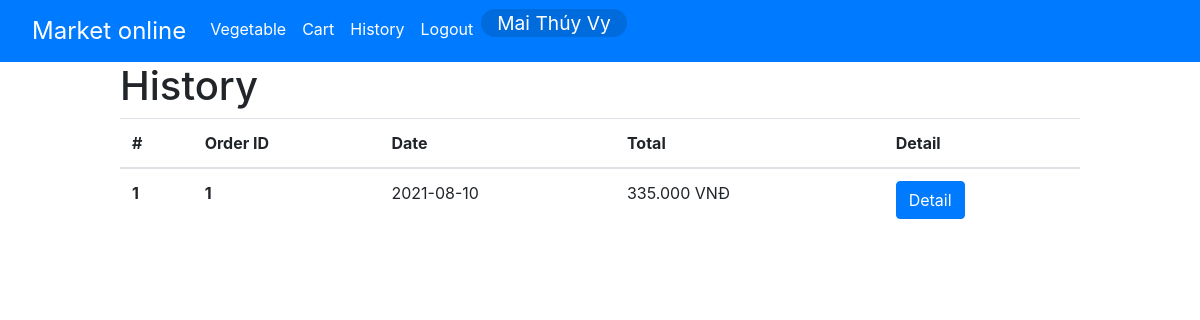
The page /cart/history.php (signed in) on the database its author committed.
### tables this page shows
CREATE TABLE `orders` (
  `OrderID` int(10) UNSIGNED NOT NULL,
  `CustomerID` int(10) NOT NULL,
  `Date` date NOT NULL,
  `Total` float NOT NULL,
  `Note` text
);

### connection.php (called while the page is built)
<?php
function getConnection(){
    $dbhost = "localhost";
    $dbuser = "root";
    $dbpass = "123456";
    $db = "market";
    $conn = new mysqli($dbhost, $dbuser, $dbpass, $db) or die("Connect failed: %s\n" . $conn->error);
    mysqli_query($conn,"set names 'utf8'");
    return $conn;
}
?>

### class/order.php (called while the page is built, shortened)
<?php
class order
{
    function getAllOrder($cusID)
    {
        $qry = "SELECT * FROM `orders` WHERE `CustomerID` = $cusID";
        return getDataFromResultSet(mysqli_query(getConnection(),$qry));
    }
}
?>

### otherFunc.php (called while the page is built, shortened)
<?php
function convertToMoney($number)
{
    $i = strlen($number) - 1;
    $result =  "";
    while ($i >= 0) {
        while ($i - 3 >= 0) {
            $result = "." . substr($number, $i - 2, 3) . $result;
            $i -= 3;
        }
        if ($i >= 0) {
            $result =  substr($number, 0, $i + 1) . $result;
            break;
        }
    }
    return $result;
}
function getDataFromResultSet($rs)
{
    if (mysqli_num_rows($rs) <= 0) {
        return array();
    } else {
        while ($row = mysqli_fetch_assoc($rs)) {
            $data[] = $row;
        }
    }
    return $data;
}
?>

### cart/history.php (the view, shortened to what this page needs)
<?php
include_once('../otherFunc.php');
include_once('../connection.php');
include_once('../class/order.php');
?>
<!DOCTYPE html>
<html lang="en">
<head>
    <link rel="stylesheet" href="../css/bootstrap.css">
    <link rel="stylesheet" href="../css/mystyle.css">
</head>
<body>
    <?php include_once('../submenu.php');?>
    <div style="width: 80%;margin-left: 10%;">
        <h1>History</h1>
        <table class="table">
            <thead>
                <tr>
                    <th scope="col">#</th>
                    <th scope="col">Order ID</th>
                    <th scope="col">Date</th>
                    <th scope="col">Total</th>
                    <th scope="col">Detail</th>
                </tr>
            </thead>
            <tbody>
                <?php
                $obj = new order;
                $data = $obj->getAllOrder($_SESSION['user']['CustomerID']);
                $count = 0;
                foreach ($data as $key => $value) {
                    echo '<tr>
                        <th scope="row">' . ++$count . '</th>
                        <th scope="row">' . $value['OrderID'] . '</th>
                        <td>' . $value['Date'] . '</td>
                        <td>' . convertToMoney($value['Total']) . ' VNĐ</td>
                        <td>
                            <button class="btn btn-primary">
                                <a href="./detail.php?id=' . $value['OrderID'] . '" class="image-cart" style="color:white;">Detail</a>
                            </button>
                        </td>
                    </tr>';
                }
                ?>
            </tbody>
        </table>
    </div>
</body>
</html>

### css/mystyle.css (style rules this page uses)
.image-cart { width: 9rem; height: 9rem; border-radius: 0.3rem; }

### rows shown on the page
orders: OrderID "1", Date "2021-08-10", Total "335.000"

### other values the page prints
$_SESSION['user']['Fullname'] "Mai Thúy Vy"
